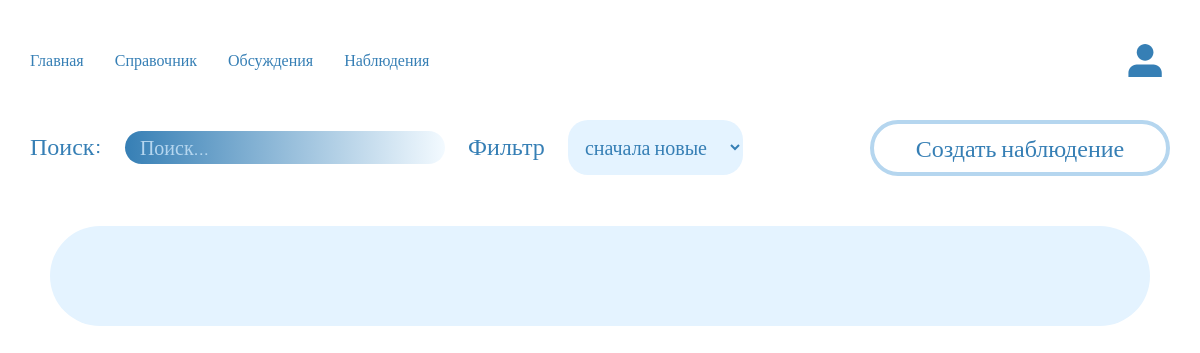
Page /observations/ on the earlier database version.
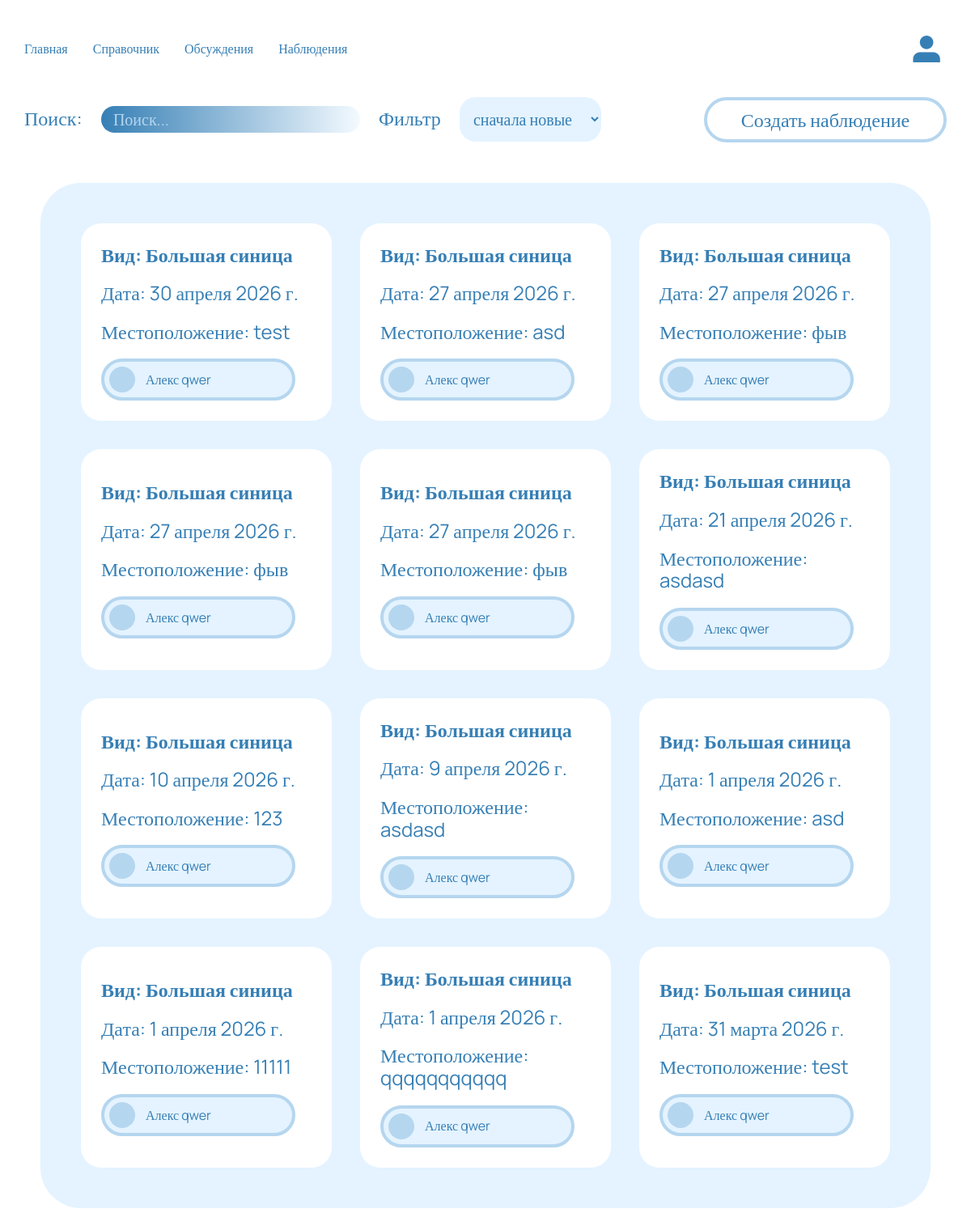
Same page on the later database version.
### observations/models.py (models this page shows)
class Observations(models.Model):
    user = models.ForeignKey(User, on_delete=models.CASCADE)
    bird = models.ForeignKey(Bird, on_delete=models.CASCADE, null=False, blank=False)
    date = models.DateField()
    region = models.CharField(max_length=200, null=False)
    reconciliation = models.TextField(max_length=1000, null=False)
    image = models.ImageField(upload_to='images/observations/', null=True, blank=True)
    gender = models.CharField(max_length=200, null=False)

### birdlib/models.py (models this page shows)
class Bird(models.Model):
    user = ForeignKey(User, on_delete=models.CASCADE)
    name = models.CharField(max_length=50, null=False)
    lat_name = models.CharField(max_length=50, blank=True, null=True)
    squad = models.CharField(max_length=50, blank=True, null=True)
    family = models.CharField(max_length=50, blank=True, null=True)
    genus = models.CharField(max_length=50, blank=True, null=True)
    protection = models.CharField(max_length=50, blank=True, null=True)
    habitat = models.TextField(max_length=1000, blank=True, null=True)
    description = models.TextField(max_length=1000, blank=True, null=True)
    audio = models.FileField(upload_to="songs/", blank=True, null=True)
    logo_men = models.ImageField(null=True, blank=True, upload_to=bird_file_directory_path)
    logo_woman = models.ImageField(null=True, blank=True, upload_to=bird_file_directory_path)
    favourites = models.ManyToManyField(User, related_name="favourites", blank=True)

### userprofile/models.py (models this page shows)
class Profile(models.Model):
    user = models.OneToOneField(User, on_delete=models.CASCADE)
    first_name = models.CharField(max_length=50, blank=True)
    last_name = models.CharField(max_length=50, blank=True)
    email = models.EmailField(max_length=254, blank=True)
    logo = models.ImageField(null=True, blank=True, upload_to=product_preview_directory_path)

### observations/views.py (the view)
# urls.py: path('', ListObservationView.as_view(), name='list'),
class ListObservationView(View):
    def get(self, request: HttpRequest) -> HttpResponse:
        if request.GET.get("sort") == 'old':
            sort = 'date'
        else:
            sort = '-date'
        if request.GET.get("search"):
            observations = Observations.objects.filter(bird__name__icontains=request.GET.get("search")).order_by(sort)
        else:
            observations = Observations.objects.all().order_by(sort)
        context = {
            'observations': observations,
            'sort': request.GET.get("sort"),
            'search': request.GET.get("search"),
        }
        return render(request, 'observations/list_observation.html', context=context)

### observations/templates/observations/list_observation.html (shortened to what this page needs)
{% extends "base.html" %}
{% block main %}
<div class="container">
    <div class="discussions-header">
        <form method="get" class="discussions_form">
            <label for="discussions-search">Поиск:</label>
            <input
                    id="discussions-search"
                    class="discussions_search"
                    name="search"
                    placeholder="Поиск..."
            >
            <label for="discussions-sort">Фильтр</label>
            <select name="sort" id="discussions-sort" onchange="this.form.submit();" class="field">
                {% if sort == "old" %}
                    <option value="old">сначала старые</option>
                    <option value="new">сначала новые</option>
                {% else %}
                    <option value="new">сначала новые</option>
                {% endif %}
            </select>
        </form>
        <a class="btn_light" href="{% url 'observations:create'%}">Создать наблюдение</a>
    </div>
</div>
<div class='observation_list'>
    <div class="observation_list-block">
        {% for observation in observations %}
            <a class="observation_list-item" href="{% url 'observations:detail' pk=observation.pk %}">
                <p class="observation_list-item-title"><b>Вид: {{ observation.bird.name }} </b></p>
                <p class="observation_list-item-title">Дата: {{ observation.date}}</p>
                <p class="observation_list-item-title">Местоположение: {{observation.region}}</p>
                <div class="discussion_user">
                    {% if observation.user.profile.logo %}
                        <div class="discussion_user-logo"
                            style="background-image: url(../../..{{ observation.user.profile.logo.url }});">
                        </div>
                    {% endif%}
                    <p class="discussion_user-name">
                        {{ observation.user.profile.first_name }} {{ observation.user.profile.last_name }}
                    </p>
                </div>
            </a>
        {% endfor %}
    </div>
</div>
{% endblock %}

Differences in the rows shown:
added Observations: bird.name "Большая синица", date "30 апреля 2026 г.", region "test", user.profile.first_name "Алекс", user.profile.last_name "qwer"
added Observations: bird.name "Большая синица", date "27 апреля 2026 г.", region "asd", user.profile.first_name "Алекс", user.profile.last_name "qwer"
added Observations: bird.name "Большая синица", date "27 апреля 2026 г.", region "фыв", user.profile.first_name "Алекс", user.profile.last_name "qwer"
added Observations: bird.name "Большая синица", date "27 апреля 2026 г.", region "фыв", user.profile.first_name "Алекс", user.profile.last_name "qwer"
added Observations: bird.name "Большая синица", date "27 апреля 2026 г.", region "фыв", user.profile.first_name "Алекс", user.profile.last_name "qwer"
added Observations: bird.name "Большая синица", date "21 апреля 2026 г.", region "asdasd", user.profile.first_name "Алекс", user.profile.last_name "qwer"
added Observations: bird.name "Большая синица", date "10 апреля 2026 г.", region "123", user.profile.first_name "Алекс", user.profile.last_name "qwer"
added Observations: bird.name "Большая синица", date "9 апреля 2026 г.", region "asdasd", user.profile.first_name "Алекс", user.profile.last_name "qwer"
added Observations: bird.name "Большая синица", date "1 апреля 2026 г.", region "asd", user.profile.first_name "Алекс", user.profile.last_name "qwer"
added Observations: bird.name "Большая синица", date "1 апреля 2026 г.", region "11111", user.profile.first_name "Алекс", user.profile.last_name "qwer"
added Observations: bird.name "Большая синица", date "1 апреля 2026 г.", region "qqqqqqqqqqq", user.profile.first_name "Алекс", user.profile.last_name "qwer"
added Observations: bird.name "Большая синица", date "31 марта 2026 г.", region "test", user.profile.first_name "Алекс", user.profile.last_name "qwer"
